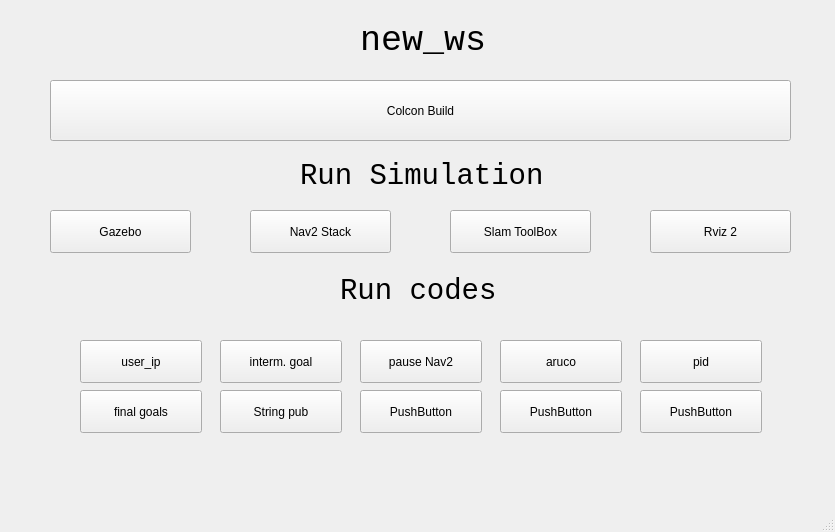
<?xml version="1.0" encoding="UTF-8"?>
<ui version="4.0">
 <class>new_ws</class>
 <widget class="QMainWindow" name="new_ws">
  <property name="geometry">
   <rect>
    <x>0</x>
    <y>0</y>
    <width>835</width>
    <height>532</height>
   </rect>
  </property>
  <property name="windowTitle">
   <string>MainWindow</string>
  </property>
  <widget class="QWidget" name="centralwidget">
   <widget class="QPushButton" name="Gazebo_Button">
    <property name="geometry">
     <rect>
      <x>50</x>
      <y>210</y>
      <width>141</width>
      <height>43</height>
     </rect>
    </property>
    <property name="text">
     <string>Gazebo</string>
    </property>
   </widget>
   <widget class="QPushButton" name="Nav2_Button">
    <property name="geometry">
     <rect>
      <x>250</x>
      <y>210</y>
      <width>141</width>
      <height>43</height>
     </rect>
    </property>
    <property name="text">
     <string>Nav2 Stack</string>
    </property>
   </widget>
   <widget class="QPushButton" name="Slam_Button">
    <property name="geometry">
     <rect>
      <x>450</x>
      <y>210</y>
      <width>141</width>
      <height>43</height>
     </rect>
    </property>
    <property name="text">
     <string>Slam ToolBox</string>
    </property>
   </widget>
   <widget class="QPushButton" name="Rviz_Button">
    <property name="geometry">
     <rect>
      <x>650</x>
      <y>210</y>
      <width>141</width>
      <height>43</height>
     </rect>
    </property>
    <property name="text">
     <string>Rviz 2</string>
    </property>
   </widget>
   <widget class="QLabel" name="label">
    <property name="geometry">
     <rect>
      <x>300</x>
      <y>150</y>
      <width>251</width>
      <height>51</height>
     </rect>
    </property>
    <property name="font">
     <font>
      <family>Monospace</family>
      <pointsize>22</pointsize>
      <weight>50</weight>
      <italic>false</italic>
      <bold>false</bold>
     </font>
    </property>
    <property name="text">
     <string>Run Simulation</string>
    </property>
   </widget>
   <widget class="QLabel" name="label_2">
    <property name="geometry">
     <rect>
      <x>340</x>
      <y>270</y>
      <width>161</width>
      <height>41</height>
     </rect>
    </property>
    <property name="font">
     <font>
      <family>Monospace</family>
      <pointsize>22</pointsize>
     </font>
    </property>
    <property name="text">
     <string>Run codes</string>
    </property>
   </widget>
   <widget class="QPushButton" name="user_ip_button">
    <property name="geometry">
     <rect>
      <x>80</x>
      <y>340</y>
      <width>122</width>
      <height>43</height>
     </rect>
    </property>
    <property name="text">
     <string>user_ip</string>
    </property>
   </widget>
   <widget class="QPushButton" name="intermediate_goals_button">
    <property name="geometry">
     <rect>
      <x>220</x>
      <y>340</y>
      <width>122</width>
      <height>43</height>
     </rect>
    </property>
    <property name="text">
     <string>interm. goal</string>
    </property>
   </widget>
   <widget class="QPushButton" name="pause_nav2_button">
    <property name="geometry">
     <rect>
      <x>360</x>
      <y>340</y>
      <width>122</width>
      <height>43</height>
     </rect>
    </property>
    <property name="text">
     <string>pause Nav2</string>
    </property>
   </widget>
   <widget class="QPushButton" name="aruco_button">
    <property name="geometry">
     <rect>
      <x>500</x>
      <y>340</y>
      <width>122</width>
      <height>43</height>
     </rect>
    </property>
    <property name="text">
     <string>aruco</string>
    </property>
   </widget>
   <widget class="QPushButton" name="final_goals_button">
    <property name="geometry">
     <rect>
      <x>80</x>
      <y>390</y>
      <width>122</width>
      <height>43</height>
     </rect>
    </property>
    <property name="text">
     <string>final goals</string>
    </property>
   </widget>
   <widget class="QPushButton" name="pushButton_6">
    <property name="geometry">
     <rect>
      <x>640</x>
      <y>390</y>
      <width>122</width>
      <height>43</height>
     </rect>
    </property>
    <property name="text">
     <string>PushButton</string>
    </property>
   </widget>
   <widget class="QPushButton" name="pid_button">
    <property name="geometry">
     <rect>
      <x>640</x>
      <y>340</y>
      <width>122</width>
      <height>43</height>
     </rect>
    </property>
    <property name="text">
     <string>pid</string>
    </property>
   </widget>
   <widget class="QPushButton" name="String_pub_button">
    <property name="geometry">
     <rect>
      <x>220</x>
      <y>390</y>
      <width>122</width>
      <height>43</height>
     </rect>
    </property>
    <property name="text">
     <string>String pub</string>
    </property>
   </widget>
   <widget class="QPushButton" name="pushButton_9">
    <property name="geometry">
     <rect>
      <x>360</x>
      <y>390</y>
      <width>122</width>
      <height>43</height>
     </rect>
    </property>
    <property name="text">
     <string>PushButton</string>
    </property>
   </widget>
   <widget class="QPushButton" name="pushButton_10">
    <property name="geometry">
     <rect>
      <x>500</x>
      <y>390</y>
      <width>122</width>
      <height>43</height>
     </rect>
    </property>
    <property name="text">
     <string>PushButton</string>
    </property>
   </widget>
   <widget class="QPushButton" name="Build_Button">
    <property name="geometry">
     <rect>
      <x>50</x>
      <y>80</y>
      <width>741</width>
      <height>61</height>
     </rect>
    </property>
    <property name="text">
     <string>Colcon Build</string>
    </property>
   </widget>
   <widget class="QLabel" name="label_3">
    <property name="geometry">
     <rect>
      <x>360</x>
      <y>20</y>
      <width>131</width>
      <height>41</height>
     </rect>
    </property>
    <property name="font">
     <font>
      <family>Monospace</family>
      <pointsize>26</pointsize>
     </font>
    </property>
    <property name="text">
     <string>new_ws</string>
    </property>
   </widget>
  </widget>
  <widget class="QMenuBar" name="menubar">
   <property name="geometry">
    <rect>
     <x>0</x>
     <y>0</y>
     <width>835</width>
     <height>32</height>
    </rect>
   </property>
  </widget>
  <widget class="QStatusBar" name="statusbar"/>
 </widget>
 <resources/>
 <connections/>
</ui>
